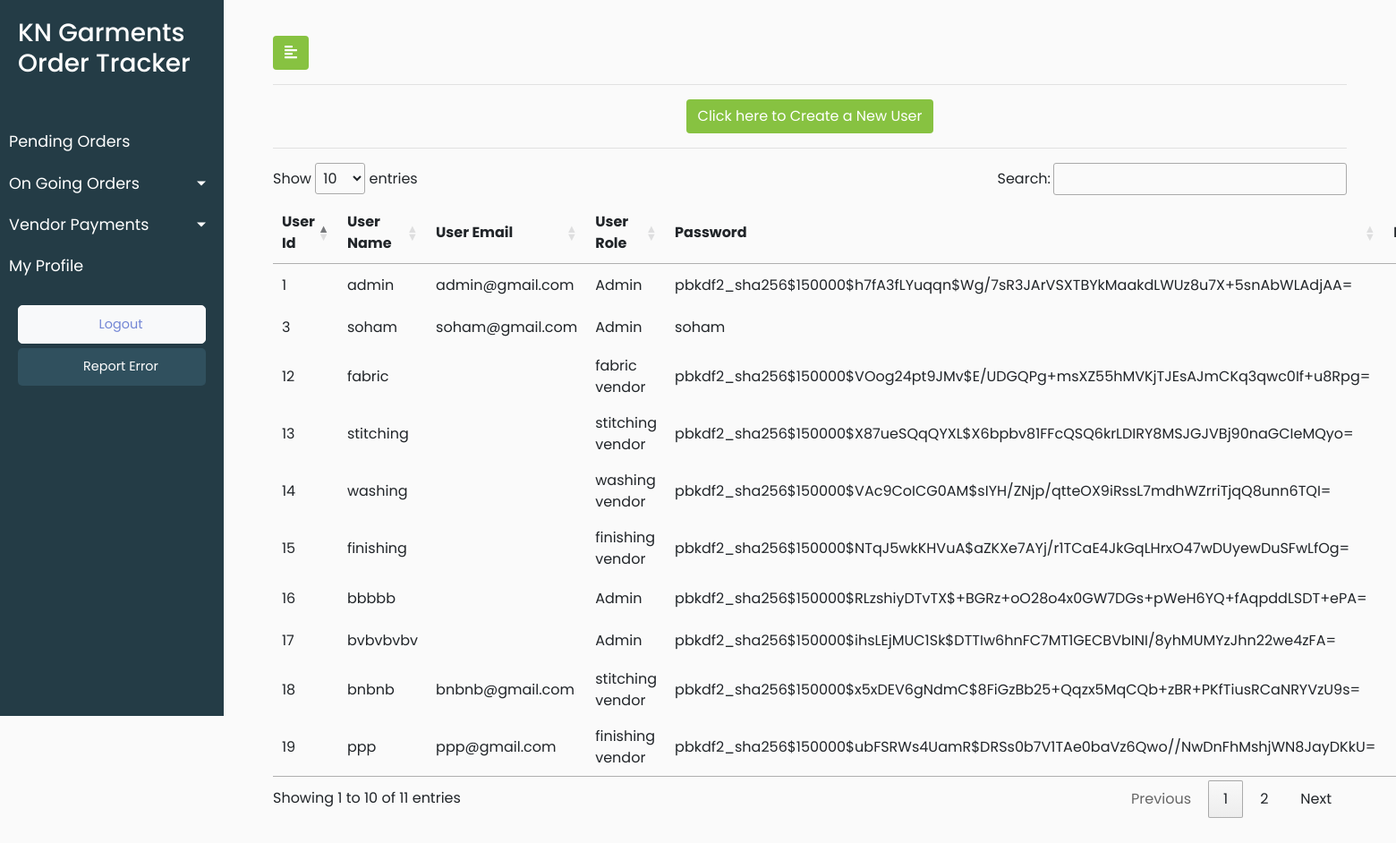
Page /users/ (signed in) on the earlier database version.
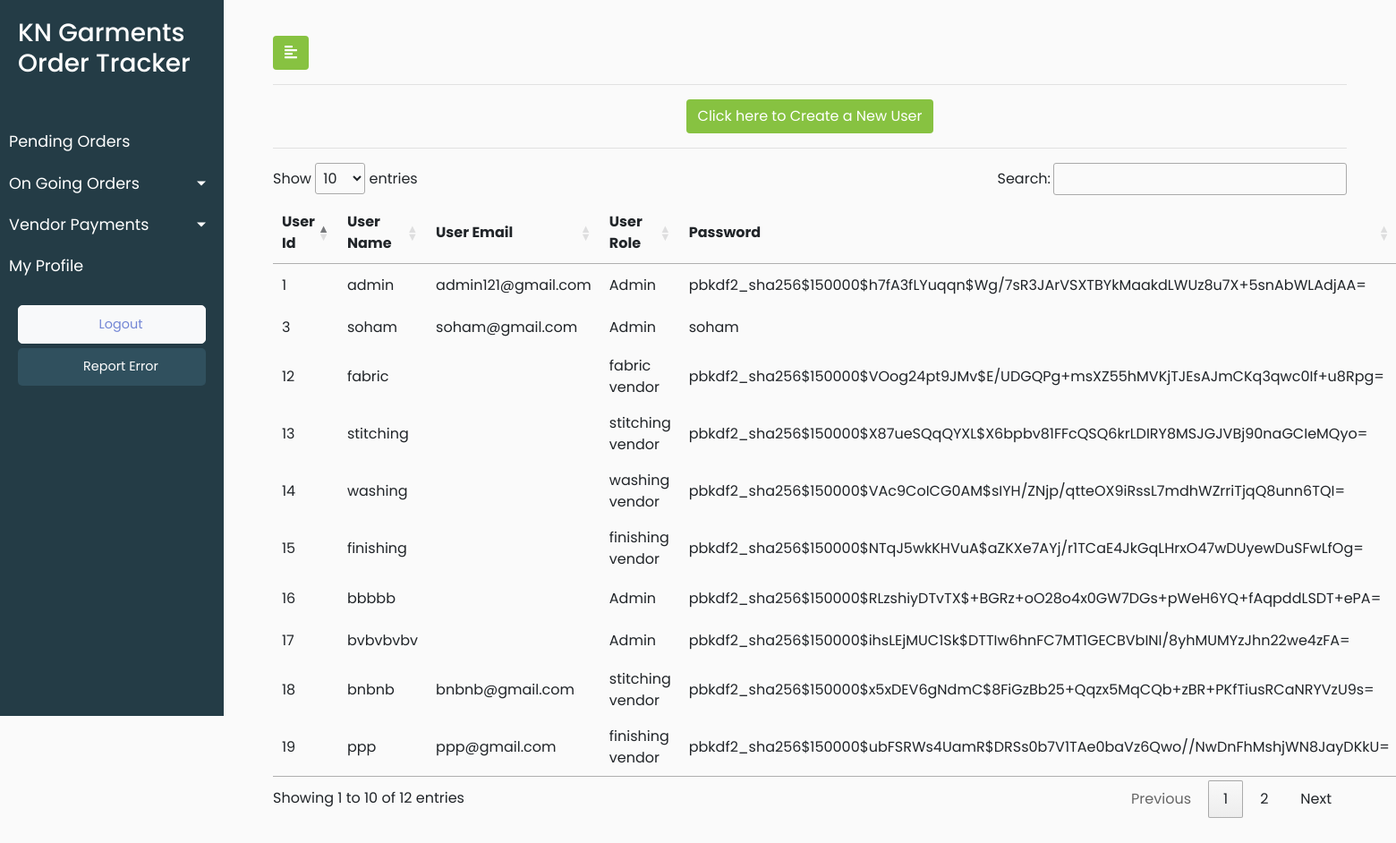
Same page on the later database version.
### KNGarment_Order_TrackPro_App/models.py (models this page shows)
class CustomUser(AbstractUser):
    SUPER_ADMIN = 108
    ADMIN = 100
    FABRIC_VENDOR = 1
    STITCHING_VENDOR = 2
    WASHING_VENDOR = 3
    FINISHING_VENDOR = 4
    ROLE_CHOICES = (
      (ADMIN,'admin'),
      (SUPER_ADMIN,'super_admin'),
      (FABRIC_VENDOR,'fabric_vendor'),
      (STITCHING_VENDOR,'stitching_vendor'),
      (WASHING_VENDOR,'washing_vendor'),
      (FINISHING_VENDOR,'finishing_vendor')
    )
    user_role = models.PositiveSmallIntegerField(choices=ROLE_CHOICES,default=ADMIN,blank=True)

### KNGarment_Order_TrackPro_App/views.py (the view)
# urls.py: path('users/', views.user_list, name='userlist'),
@login_required(login_url='/user_login')
def user_list(request):
    user_role = request.user.user_role
    users = CustomUser.objects.all()
    data = { 'users' : users,'user_role':user_role}
    return render(request,'KNGarment_Order_TrackPro_App/userlist.html',data)

### KNGarment_Order_TrackPro_App/templates/KNGarment_Order_TrackPro_App/userlist.html (shortened to what this page needs)
{% extends 'KNGarment_Order_TrackPro_App/base.html' %}
{% load static %}
{% block stylesheets %}
<link rel="stylesheet" href="//cdn.datatables.net/1.10.19/css/jquery.dataTables.min.css">
{% endblock stylesheets %}
{% block content %}
<div id="content">
    <div class="container-fluid">
        <button type="button" id="sidebarCollapse" class="btn" style="background-color: #87c241;color: white">
            <i class="fas fa-align-left"></i>
        </button>
        <hr>
        <center><button class="signup-btn btn" style="background-color: #87c241;color: white" type="button" name="button">Click here to Create a New User</button></center>
        <hr>
        <div>
            <table id="test_table">
                <thead>
                    <tr>
                        <th>User Id</th>
                        <th>User Name</th>
                        <th>User Email</th>
                        <th>User Role</th>
                        <th>Password</th>
                        <th>Edit</th>
                    </tr>
                </thead>
                <tbody>
                    {% for user in users %}
                    <tr>
                        <td class="text">{{ user.pk }}</td>
                        <td class="text">{{ user.username }}</td>
                        <td class="text">{{ user.email }}</td>
                        <td class="text">
                            {% if user.user_role == 108 %}
                            Super Admin
                            {% elif user.user_role == 100  %}
                            Admin
                            {% elif user.user_role == 1  %}
                            fabric vendor
                            {% elif user.user_role == 2  %}
                            stitching vendor
                            {% elif user.user_role == 3  %}
                            washing vendor
                            {% elif user.user_role == 4  %}
                            finishing vendor
                            {% endif %}
                        </td>
                        <td class="text">{{ user.password }}</td>
                        <td>
                            <center>
                            </center>
                        </td>
                    </tr>
                    {% endfor %}
                </tbody>
            </table>
        </div>
    </div>
</div>
{% endblock %}

Differences in the rows shown:
changed CustomUser "admin": email "admin@gmail.com" → "admin121@gmail.com"
Other differences:
text written by a page script: "Show entries Search: Showing 1 to 10 of 11 entries Previous 1 2 Next" → "Show entries Search: Showing 1 to 10 of 12 entries Previous 1 2 Next"
